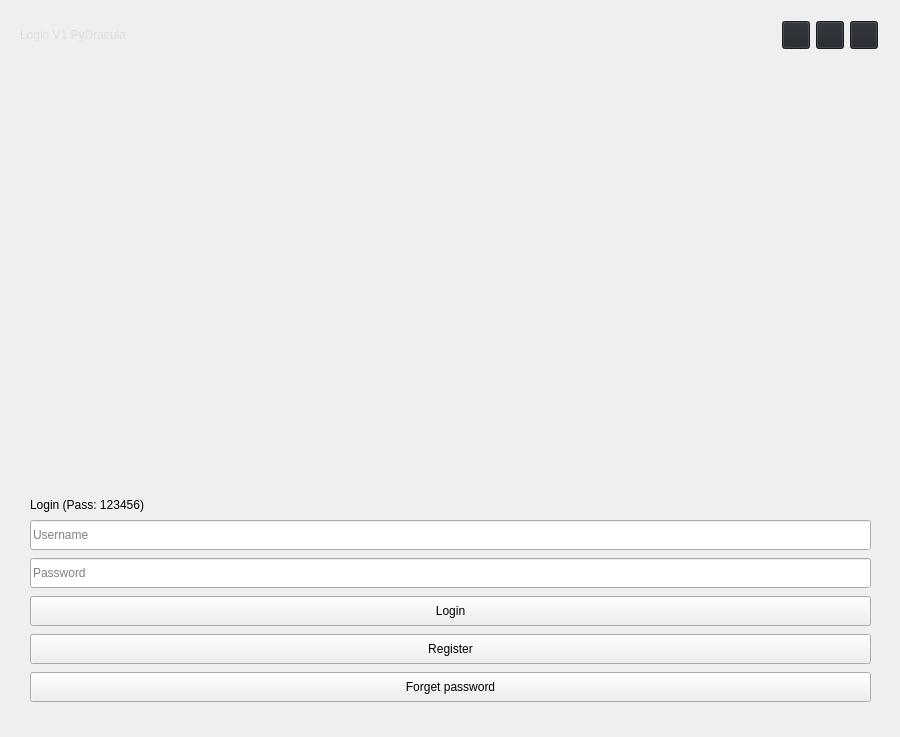
<?xml version="1.0" encoding="UTF-8"?>
<ui version="4.0">
 <class>Login</class>
 <widget class="QMainWindow" name="Login">
  <property name="geometry">
   <rect>
    <x>0</x>
    <y>0</y>
    <width>900</width>
    <height>737</height>
   </rect>
  </property>
  <property name="sizePolicy">
   <sizepolicy hsizetype="Maximum" vsizetype="Maximum">
    <horstretch>0</horstretch>
    <verstretch>0</verstretch>
   </sizepolicy>
  </property>
  <property name="minimumSize">
   <size>
    <width>300</width>
    <height>420</height>
   </size>
  </property>
  <property name="maximumSize">
   <size>
    <width>900</width>
    <height>900</height>
   </size>
  </property>
  <property name="windowTitle">
   <string>Login. PyBlackBOX</string>
  </property>
  <property name="styleSheet">
   <string notr="true">/* /////////////////////////////////////////////////////////////////////////////////////////////////

SET APP STYLESHEET - FULL STYLES HERE
DARK THEME - DRACULA COLOR BASED

///////////////////////////////////////////////////////////////////////////////////////////////// */
QWidget{
	color: rgb(221, 221, 221);
	font: 10pt &quot;Segoe UI&quot;;
}
/* /////////////////////////////////////////////////////////////////////////////////////////////////
Tooltip */
QToolTip {
	color: #ffffff;
	background-color: rgba(33, 37, 43, 180);
	border: 1px solid rgb(44, 49, 58);
	background-image: none;
	background-position: left center;
    background-repeat: no-repeat;
	border: none;
	border-left: 2px solid rgb(255, 121, 198);
	text-align: left;
	padding-left: 8px;
	margin: 0px;
}
/* /////////////////////////////////////////////////////////////////////////////////////////////////
Bg App */
#bg {	
	background-color: rgb(40, 44, 52);
	border: 1px solid rgb(44, 49, 58);
	border-top-left-radius: 12px;
	border-bottom-left-radius: 12px;
	border-top-right-radius: 12px;
	border-bottom-right-radius: 12px;
}
/* /////////////////////////////////////////////////////////////////////////////////////////////////
Content App */
#top_bar{	
	background-color: rgb(33, 37, 43);
	border-top-left-radius: 12px;
	border-top-right-radius: 12px;
}
/* Top Buttons */
#top_btns_3 .QPushButton { background-color: rgba(255, 255, 255, 0); border: none;  border-radius: 5px; }
#top_btns_3 .QPushButton:hover { background-color: rgb(44, 49, 57); border-style: solid; border-radius: 4px; }
#top_btns_3 .QPushButton:pressed { background-color: rgb(23, 26, 30); border-style: solid; border-radius: 4px; }
/* /////////////////////////////////////////////////////////////////////////////////////////////////
LineEdit */
QLineEdit {
	background-color: rgb(33, 37, 43);
	border-radius: 5px;
	border: 2px solid rgb(33, 37, 43);
	padding-left: 10px;
	selection-color: rgb(255, 255, 255);
	selection-background-color: rgb(255, 121, 198);
}
QLineEdit:hover {
	border: 2px solid rgb(64, 71, 88);
}
QLineEdit:focus {
	border: 2px solid rgb(91, 101, 124);
}
/* /////////////////////////////////////////////////////////////////////////////////////////////////
Button */
QPushButton {
	border: 2px solid rgb(52, 59, 72);
	border-radius: 5px;	
	background-color: rgb(52, 59, 72);
}
QPushButton:hover {
	background-color: rgb(57, 65, 80);
	border: 2px solid rgb(61, 70, 86);
}
QPushButton:pressed {	
	background-color: rgb(35, 40, 49);
	border: 2px solid rgb(43, 50, 61);
}
/* /////////////////////////////////////////////////////////////////////////////////////////////////</string>
  </property>
  <widget class="QWidget" name="centralwidget">
   <property name="sizePolicy">
    <sizepolicy hsizetype="Maximum" vsizetype="Maximum">
     <horstretch>0</horstretch>
     <verstretch>0</verstretch>
    </sizepolicy>
   </property>
   <property name="maximumSize">
    <size>
     <width>1000</width>
     <height>1200</height>
    </size>
   </property>
   <property name="styleSheet">
    <string notr="true"/>
   </property>
   <layout class="QVBoxLayout" name="verticalLayout">
    <property name="spacing">
     <number>0</number>
    </property>
    <property name="leftMargin">
     <number>10</number>
    </property>
    <property name="topMargin">
     <number>10</number>
    </property>
    <property name="rightMargin">
     <number>10</number>
    </property>
    <property name="bottomMargin">
     <number>10</number>
    </property>
    <item>
     <widget class="QFrame" name="bg">
      <property name="sizePolicy">
       <sizepolicy hsizetype="Maximum" vsizetype="Maximum">
        <horstretch>0</horstretch>
        <verstretch>0</verstretch>
       </sizepolicy>
      </property>
      <property name="maximumSize">
       <size>
        <width>1000</width>
        <height>1200</height>
       </size>
      </property>
      <property name="frameShape">
       <enum>QFrame::NoFrame</enum>
      </property>
      <property name="frameShadow">
       <enum>QFrame::Raised</enum>
      </property>
      <widget class="QFrame" name="frame_widgets">
       <property name="geometry">
        <rect>
         <x>0</x>
         <y>70</y>
         <width>881</width>
         <height>788</height>
        </rect>
       </property>
       <property name="minimumSize">
        <size>
         <width>280</width>
         <height>720</height>
        </size>
       </property>
       <property name="mouseTracking">
        <bool>false</bool>
       </property>
       <property name="frameShape">
        <enum>QFrame::NoFrame</enum>
       </property>
       <property name="frameShadow">
        <enum>QFrame::Raised</enum>
       </property>
       <layout class="QVBoxLayout" name="verticalLayout_2">
        <property name="spacing">
         <number>8</number>
        </property>
        <property name="leftMargin">
         <number>20</number>
        </property>
        <property name="topMargin">
         <number>10</number>
        </property>
        <property name="rightMargin">
         <number>20</number>
        </property>
        <property name="bottomMargin">
         <number>10</number>
        </property>
        <item>
         <widget class="QFrame" name="logo">
          <property name="minimumSize">
           <size>
            <width>0</width>
            <height>400</height>
           </size>
          </property>
          <property name="maximumSize">
           <size>
            <width>16777215</width>
            <height>400</height>
           </size>
          </property>
          <property name="styleSheet">
           <string notr="true">#logo {
	background-image: url(:/images/images/images/PyDracula_vertical.png);
	border-radius: 10px;
	background-position: center;
	background-repeat: no-repeat;
    /*border: 1px solid #73AD21;*/
}</string>
          </property>
          <property name="frameShape">
           <enum>QFrame::NoFrame</enum>
          </property>
          <property name="frameShadow">
           <enum>QFrame::Raised</enum>
          </property>
         </widget>
        </item>
        <item>
         <widget class="QLabel" name="user_description">
          <property name="sizePolicy">
           <sizepolicy hsizetype="Minimum" vsizetype="Minimum">
            <horstretch>0</horstretch>
            <verstretch>0</verstretch>
           </sizepolicy>
          </property>
          <property name="maximumSize">
           <size>
            <width>16777215</width>
            <height>20</height>
           </size>
          </property>
          <property name="text">
           <string>Login (Pass: 123456)</string>
          </property>
         </widget>
        </item>
        <item>
         <widget class="QLineEdit" name="username">
          <property name="minimumSize">
           <size>
            <width>0</width>
            <height>30</height>
           </size>
          </property>
          <property name="maximumSize">
           <size>
            <width>16777215</width>
            <height>40</height>
           </size>
          </property>
          <property name="placeholderText">
           <string>Username</string>
          </property>
         </widget>
        </item>
        <item>
         <widget class="QLineEdit" name="password">
          <property name="minimumSize">
           <size>
            <width>0</width>
            <height>30</height>
           </size>
          </property>
          <property name="maximumSize">
           <size>
            <width>16777215</width>
            <height>40</height>
           </size>
          </property>
          <property name="echoMode">
           <enum>QLineEdit::Password</enum>
          </property>
          <property name="placeholderText">
           <string>Password</string>
          </property>
         </widget>
        </item>
        <item>
         <widget class="QPushButton" name="btn_Login">
          <property name="minimumSize">
           <size>
            <width>0</width>
            <height>30</height>
           </size>
          </property>
          <property name="maximumSize">
           <size>
            <width>16777215</width>
            <height>30</height>
           </size>
          </property>
          <property name="text">
           <string>Login</string>
          </property>
         </widget>
        </item>
        <item>
         <widget class="QPushButton" name="btn_Register">
          <property name="minimumSize">
           <size>
            <width>0</width>
            <height>30</height>
           </size>
          </property>
          <property name="maximumSize">
           <size>
            <width>16777215</width>
            <height>30</height>
           </size>
          </property>
          <property name="text">
           <string>Register</string>
          </property>
         </widget>
        </item>
        <item>
         <widget class="QPushButton" name="btn_Fpassword">
          <property name="minimumSize">
           <size>
            <width>0</width>
            <height>30</height>
           </size>
          </property>
          <property name="maximumSize">
           <size>
            <width>16777215</width>
            <height>30</height>
           </size>
          </property>
          <property name="text">
           <string>Forget password</string>
          </property>
         </widget>
        </item>
        <item>
         <spacer name="verticalSpacer">
          <property name="orientation">
           <enum>Qt::Vertical</enum>
          </property>
          <property name="sizeHint" stdset="0">
           <size>
            <width>838</width>
            <height>55</height>
           </size>
          </property>
         </spacer>
        </item>
        <item>
         <widget class="QFrame" name="frame">
          <property name="frameShape">
           <enum>QFrame::StyledPanel</enum>
          </property>
          <property name="frameShadow">
           <enum>QFrame::Raised</enum>
          </property>
         </widget>
        </item>
       </layout>
      </widget>
      <widget class="QFrame" name="top_bar">
       <property name="geometry">
        <rect>
         <x>0</x>
         <y>0</y>
         <width>881</width>
         <height>50</height>
        </rect>
       </property>
       <property name="minimumSize">
        <size>
         <width>0</width>
         <height>50</height>
        </size>
       </property>
       <property name="maximumSize">
        <size>
         <width>16777215</width>
         <height>45</height>
        </size>
       </property>
       <property name="palette">
        <palette>
         <active>
          <colorrole role="WindowText">
           <brush brushstyle="SolidPattern">
            <color alpha="255">
             <red>221</red>
             <green>221</green>
             <blue>221</blue>
            </color>
           </brush>
          </colorrole>
          <colorrole role="Button">
           <brush brushstyle="SolidPattern">
            <color alpha="255">
             <red>33</red>
             <green>37</green>
             <blue>43</blue>
            </color>
           </brush>
          </colorrole>
          <colorrole role="Text">
           <brush brushstyle="SolidPattern">
            <color alpha="255">
             <red>221</red>
             <green>221</green>
             <blue>221</blue>
            </color>
           </brush>
          </colorrole>
          <colorrole role="ButtonText">
           <brush brushstyle="SolidPattern">
            <color alpha="255">
             <red>221</red>
             <green>221</green>
             <blue>221</blue>
            </color>
           </brush>
          </colorrole>
          <colorrole role="Base">
           <brush brushstyle="SolidPattern">
            <color alpha="255">
             <red>33</red>
             <green>37</green>
             <blue>43</blue>
            </color>
           </brush>
          </colorrole>
          <colorrole role="Window">
           <brush brushstyle="SolidPattern">
            <color alpha="255">
             <red>33</red>
             <green>37</green>
             <blue>43</blue>
            </color>
           </brush>
          </colorrole>
          <colorrole role="Highlight">
           <brush brushstyle="SolidPattern">
            <color alpha="255">
             <red>0</red>
             <green>120</green>
             <blue>215</blue>
            </color>
           </brush>
          </colorrole>
          <colorrole role="PlaceholderText">
           <brush brushstyle="SolidPattern">
            <color alpha="255">
             <red>221</red>
             <green>221</green>
             <blue>221</blue>
            </color>
           </brush>
          </colorrole>
         </active>
         <inactive>
          <colorrole role="WindowText">
           <brush brushstyle="SolidPattern">
            <color alpha="255">
             <red>221</red>
             <green>221</green>
             <blue>221</blue>
            </color>
           </brush>
          </colorrole>
          <colorrole role="Button">
           <brush brushstyle="SolidPattern">
            <color alpha="255">
             <red>33</red>
             <green>37</green>
             <blue>43</blue>
            </color>
           </brush>
          </colorrole>
          <colorrole role="Text">
           <brush brushstyle="SolidPattern">
            <color alpha="255">
             <red>221</red>
             <green>221</green>
             <blue>221</blue>
            </color>
           </brush>
          </colorrole>
          <colorrole role="ButtonText">
           <brush brushstyle="SolidPattern">
            <color alpha="255">
             <red>221</red>
             <green>221</green>
             <blue>221</blue>
            </color>
           </brush>
          </colorrole>
          <colorrole role="Base">
           <brush brushstyle="SolidPattern">
            <color alpha="255">
             <red>33</red>
             <green>37</green>
             <blue>43</blue>
            </color>
           </brush>
          </colorrole>
          <colorrole role="Window">
           <brush brushstyle="SolidPattern">
            <color alpha="255">
             <red>33</red>
             <green>37</green>
             <blue>43</blue>
            </color>
           </brush>
          </colorrole>
          <colorrole role="Highlight">
           <brush brushstyle="SolidPattern">
            <color alpha="255">
             <red>240</red>
             <green>240</green>
             <blue>240</blue>
            </color>
           </brush>
          </colorrole>
          <colorrole role="PlaceholderText">
           <brush brushstyle="SolidPattern">
            <color alpha="255">
             <red>221</red>
             <green>221</green>
             <blue>221</blue>
            </color>
           </brush>
          </colorrole>
         </inactive>
         <disabled>
          <colorrole role="WindowText">
           <brush brushstyle="SolidPattern">
            <color alpha="255">
             <red>221</red>
             <green>221</green>
             <blue>221</blue>
            </color>
           </brush>
          </colorrole>
          <colorrole role="Button">
           <brush brushstyle="SolidPattern">
            <color alpha="255">
             <red>33</red>
             <green>37</green>
             <blue>43</blue>
            </color>
           </brush>
          </colorrole>
          <colorrole role="Text">
           <brush brushstyle="SolidPattern">
            <color alpha="255">
             <red>221</red>
             <green>221</green>
             <blue>221</blue>
            </color>
           </brush>
          </colorrole>
          <colorrole role="ButtonText">
           <brush brushstyle="SolidPattern">
            <color alpha="255">
             <red>221</red>
             <green>221</green>
             <blue>221</blue>
            </color>
           </brush>
          </colorrole>
          <colorrole role="Base">
           <brush brushstyle="SolidPattern">
            <color alpha="255">
             <red>33</red>
             <green>37</green>
             <blue>43</blue>
            </color>
           </brush>
          </colorrole>
          <colorrole role="Window">
           <brush brushstyle="SolidPattern">
            <color alpha="255">
             <red>33</red>
             <green>37</green>
             <blue>43</blue>
            </color>
           </brush>
          </colorrole>
          <colorrole role="Highlight">
           <brush brushstyle="SolidPattern">
            <color alpha="255">
             <red>0</red>
             <green>120</green>
             <blue>215</blue>
            </color>
           </brush>
          </colorrole>
          <colorrole role="PlaceholderText">
           <brush brushstyle="SolidPattern">
            <color alpha="255">
             <red>221</red>
             <green>221</green>
             <blue>221</blue>
            </color>
           </brush>
          </colorrole>
         </disabled>
        </palette>
       </property>
       <property name="styleSheet">
        <string notr="true"/>
       </property>
       <property name="frameShape">
        <enum>QFrame::NoFrame</enum>
       </property>
       <property name="frameShadow">
        <enum>QFrame::Raised</enum>
       </property>
       <property name="lineWidth">
        <number>1</number>
       </property>
       <layout class="QHBoxLayout" name="horizontalLayout_3">
        <property name="spacing">
         <number>0</number>
        </property>
        <property name="leftMargin">
         <number>10</number>
        </property>
        <property name="topMargin">
         <number>0</number>
        </property>
        <property name="rightMargin">
         <number>10</number>
        </property>
        <property name="bottomMargin">
         <number>0</number>
        </property>
        <item>
         <widget class="QLabel" name="title_bar_3">
          <property name="lineWidth">
           <number>0</number>
          </property>
          <property name="text">
           <string>Login V1 PyDracula</string>
          </property>
         </widget>
        </item>
        <item>
         <widget class="QFrame" name="top_btns_3">
          <property name="maximumSize">
           <size>
            <width>100</width>
            <height>16777215</height>
           </size>
          </property>
          <property name="palette">
           <palette>
            <active>
             <colorrole role="WindowText">
              <brush brushstyle="SolidPattern">
               <color alpha="255">
                <red>221</red>
                <green>221</green>
                <blue>221</blue>
               </color>
              </brush>
             </colorrole>
             <colorrole role="Text">
              <brush brushstyle="SolidPattern">
               <color alpha="255">
                <red>221</red>
                <green>221</green>
                <blue>221</blue>
               </color>
              </brush>
             </colorrole>
             <colorrole role="ButtonText">
              <brush brushstyle="SolidPattern">
               <color alpha="255">
                <red>221</red>
                <green>221</green>
                <blue>221</blue>
               </color>
              </brush>
             </colorrole>
             <colorrole role="PlaceholderText">
              <brush brushstyle="SolidPattern">
               <color alpha="255">
                <red>221</red>
                <green>221</green>
                <blue>221</blue>
               </color>
              </brush>
             </colorrole>
            </active>
            <inactive>
             <colorrole role="WindowText">
              <brush brushstyle="SolidPattern">
               <color alpha="255">
                <red>221</red>
                <green>221</green>
                <blue>221</blue>
               </color>
              </brush>
             </colorrole>
             <colorrole role="Text">
              <brush brushstyle="SolidPattern">
               <color alpha="255">
                <red>221</red>
                <green>221</green>
                <blue>221</blue>
               </color>
              </brush>
             </colorrole>
             <colorrole role="ButtonText">
              <brush brushstyle="SolidPattern">
               <color alpha="255">
                <red>221</red>
                <green>221</green>
                <blue>221</blue>
               </color>
              </brush>
             </colorrole>
             <colorrole role="PlaceholderText">
              <brush brushstyle="SolidPattern">
               <color alpha="255">
                <red>221</red>
                <green>221</green>
                <blue>221</blue>
               </color>
              </brush>
             </colorrole>
            </inactive>
            <disabled>
             <colorrole role="WindowText">
              <brush brushstyle="SolidPattern">
               <color alpha="255">
                <red>221</red>
                <green>221</green>
                <blue>221</blue>
               </color>
              </brush>
             </colorrole>
             <colorrole role="Text">
              <brush brushstyle="SolidPattern">
               <color alpha="255">
                <red>221</red>
                <green>221</green>
                <blue>221</blue>
               </color>
              </brush>
             </colorrole>
             <colorrole role="ButtonText">
              <brush brushstyle="SolidPattern">
               <color alpha="255">
                <red>221</red>
                <green>221</green>
                <blue>221</blue>
               </color>
              </brush>
             </colorrole>
             <colorrole role="PlaceholderText">
              <brush brushstyle="SolidPattern">
               <color alpha="255">
                <red>221</red>
                <green>221</green>
                <blue>221</blue>
               </color>
              </brush>
             </colorrole>
            </disabled>
           </palette>
          </property>
          <property name="styleSheet">
           <string notr="true"/>
          </property>
          <property name="frameShape">
           <enum>QFrame::NoFrame</enum>
          </property>
          <property name="frameShadow">
           <enum>QFrame::Raised</enum>
          </property>
          <property name="lineWidth">
           <number>0</number>
          </property>
          <layout class="QHBoxLayout" name="top_btn_layout_3">
           <property name="spacing">
            <number>5</number>
           </property>
           <property name="leftMargin">
            <number>0</number>
           </property>
           <property name="topMargin">
            <number>0</number>
           </property>
           <property name="rightMargin">
            <number>0</number>
           </property>
           <property name="bottomMargin">
            <number>0</number>
           </property>
           <item>
            <widget class="QPushButton" name="maximizeRestoreAppBtn">
             <property name="enabled">
              <bool>false</bool>
             </property>
             <property name="minimumSize">
              <size>
               <width>28</width>
               <height>28</height>
              </size>
             </property>
             <property name="maximumSize">
              <size>
               <width>28</width>
               <height>28</height>
              </size>
             </property>
             <property name="font">
              <font>
               <pointsize>10</pointsize>
               <italic>false</italic>
               <bold>false</bold>
               <stylestrategy>PreferDefault</stylestrategy>
              </font>
             </property>
             <property name="cursor">
              <cursorShape>PointingHandCursor</cursorShape>
             </property>
             <property name="toolTip">
              <string>Maximize</string>
             </property>
             <property name="text">
              <string/>
             </property>
             <property name="iconSize">
              <size>
               <width>20</width>
               <height>20</height>
              </size>
             </property>
            </widget>
           </item>
           <item>
            <widget class="QPushButton" name="minimizeAppBtn">
             <property name="enabled">
              <bool>true</bool>
             </property>
             <property name="minimumSize">
              <size>
               <width>28</width>
               <height>28</height>
              </size>
             </property>
             <property name="maximumSize">
              <size>
               <width>28</width>
               <height>28</height>
              </size>
             </property>
             <property name="cursor">
              <cursorShape>PointingHandCursor</cursorShape>
             </property>
             <property name="toolTip">
              <string>Minimize</string>
             </property>
             <property name="text">
              <string/>
             </property>
             <property name="icon">
              <iconset resource="resources.qrc">
               <normaloff>:/icons/images/icons/cil-minus.png</normaloff>:/icons/images/icons/cil-minus.png</iconset>
             </property>
             <property name="iconSize">
              <size>
               <width>20</width>
               <height>20</height>
              </size>
             </property>
            </widget>
           </item>
           <item>
            <widget class="QPushButton" name="closeAppBtn">
             <property name="minimumSize">
              <size>
               <width>28</width>
               <height>28</height>
              </size>
             </property>
             <property name="maximumSize">
              <size>
               <width>28</width>
               <height>28</height>
              </size>
             </property>
             <property name="cursor">
              <cursorShape>PointingHandCursor</cursorShape>
             </property>
             <property name="toolTip">
              <string>Close</string>
             </property>
             <property name="styleSheet">
              <string notr="true"/>
             </property>
             <property name="text">
              <string/>
             </property>
             <property name="icon">
              <iconset resource="resources.qrc">
               <normaloff>:/icons/images/icons/icon_close.png</normaloff>:/icons/images/icons/icon_close.png</iconset>
             </property>
             <property name="iconSize">
              <size>
               <width>20</width>
               <height>20</height>
              </size>
             </property>
            </widget>
           </item>
          </layout>
         </widget>
        </item>
       </layout>
      </widget>
     </widget>
    </item>
   </layout>
  </widget>
 </widget>
 <resources>
  <include location="resources.qrc"/>
  <include location="resources.qrc"/>
 </resources>
 <connections/>
</ui>
